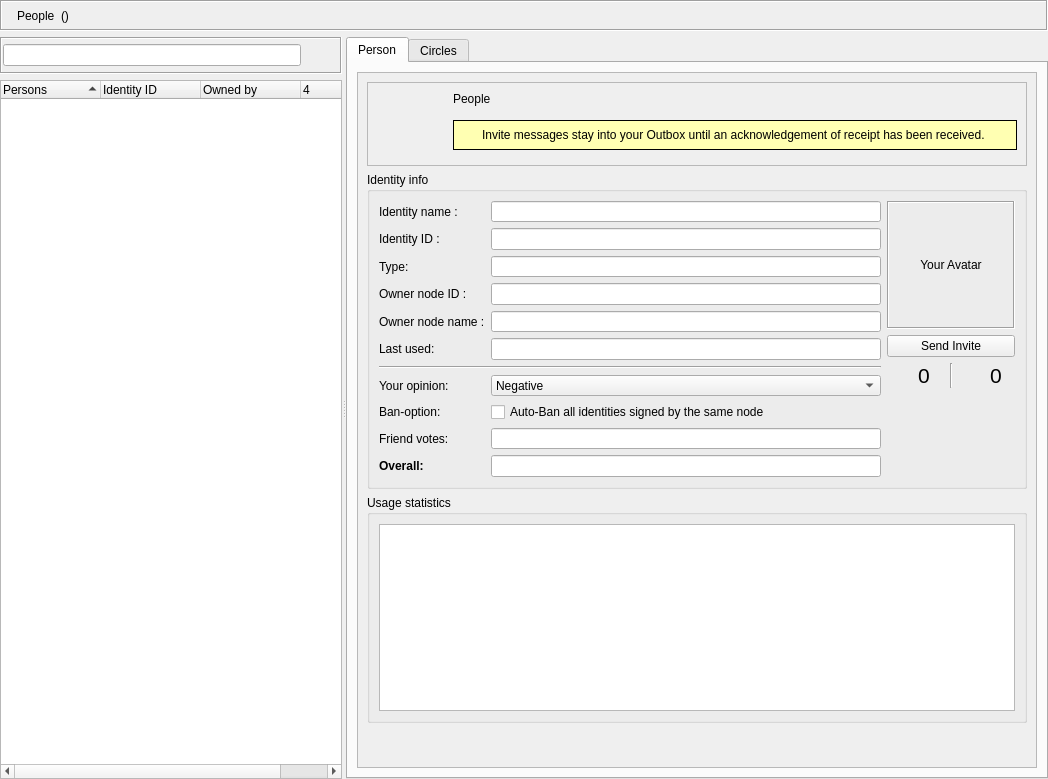
<?xml version="1.0" encoding="UTF-8"?>
<ui version="4.0">
 <class>IdDialog</class>
 <widget class="QWidget" name="IdDialog">
  <property name="geometry">
   <rect>
    <x>0</x>
    <y>0</y>
    <width>1048</width>
    <height>779</height>
   </rect>
  </property>
  <property name="sizePolicy">
   <sizepolicy hsizetype="Preferred" vsizetype="Preferred">
    <horstretch>0</horstretch>
    <verstretch>0</verstretch>
   </sizepolicy>
  </property>
  <property name="windowTitle">
   <string/>
  </property>
  <layout class="QGridLayout" name="IdDialogGLayout">
   <property name="leftMargin">
    <number>0</number>
   </property>
   <property name="topMargin">
    <number>0</number>
   </property>
   <property name="rightMargin">
    <number>0</number>
   </property>
   <property name="bottomMargin">
    <number>0</number>
   </property>
   <item row="0" column="0">
    <widget class="QFrame" name="titleBarFrame">
     <property name="sizePolicy">
      <sizepolicy hsizetype="Preferred" vsizetype="Maximum">
       <horstretch>0</horstretch>
       <verstretch>0</verstretch>
      </sizepolicy>
     </property>
     <property name="frameShape">
      <enum>QFrame::Box</enum>
     </property>
     <property name="frameShadow">
      <enum>QFrame::Sunken</enum>
     </property>
     <layout class="QHBoxLayout" name="titleBarFrameHLayout">
      <property name="leftMargin">
       <number>2</number>
      </property>
      <property name="topMargin">
       <number>2</number>
      </property>
      <property name="rightMargin">
       <number>2</number>
      </property>
      <property name="bottomMargin">
       <number>2</number>
      </property>
      <item>
       <widget class="QLabel" name="titleBarPixmap">
        <property name="minimumSize">
         <size>
          <width>0</width>
          <height>0</height>
         </size>
        </property>
        <property name="maximumSize">
         <size>
          <width>24</width>
          <height>24</height>
         </size>
        </property>
        <property name="text">
         <string/>
        </property>
        <property name="pixmap">
         <pixmap resource="../icons.qrc">:/icons/png/people.png</pixmap>
        </property>
        <property name="scaledContents">
         <bool>true</bool>
        </property>
       </widget>
      </item>
      <item>
       <widget class="StyledLabel" name="titleBarLabel">
        <property name="text">
         <string>People</string>
        </property>
       </widget>
      </item>
      <item>
       <widget class="QLabel" name="label_count">
        <property name="text">
         <string>()</string>
        </property>
       </widget>
      </item>
      <item>
       <spacer name="titleBarSpacer">
        <property name="orientation">
         <enum>Qt::Horizontal</enum>
        </property>
        <property name="sizeHint" stdset="0">
         <size>
          <width>40</width>
          <height>20</height>
         </size>
        </property>
       </spacer>
      </item>
      <item>
       <widget class="QToolButton" name="helpButton">
        <property name="focusPolicy">
         <enum>Qt::NoFocus</enum>
        </property>
        <property name="icon">
         <iconset resource="../icons.qrc">
          <normaloff>:/icons/help_64.png</normaloff>:/icons/help_64.png</iconset>
        </property>
        <property name="checkable">
         <bool>true</bool>
        </property>
        <property name="autoRaise">
         <bool>true</bool>
        </property>
       </widget>
      </item>
     </layout>
    </widget>
   </item>
   <item row="2" column="0">
    <widget class="QSplitter" name="mainSplitter">
     <property name="orientation">
      <enum>Qt::Horizontal</enum>
     </property>
     <widget class="QWidget" name="layoutWidget">
      <layout class="QVBoxLayout" name="leftVLayout">
       <item>
        <widget class="QFrame" name="toolBarFrame">
         <property name="frameShape">
          <enum>QFrame::Box</enum>
         </property>
         <property name="frameShadow">
          <enum>QFrame::Sunken</enum>
         </property>
         <layout class="QHBoxLayout" name="toolBarFrameHLayout">
          <property name="leftMargin">
           <number>1</number>
          </property>
          <property name="topMargin">
           <number>1</number>
          </property>
          <property name="rightMargin">
           <number>1</number>
          </property>
          <property name="bottomMargin">
           <number>1</number>
          </property>
          <item>
           <widget class="LineEditClear" name="filterLineEdit"/>
          </item>
          <item>
           <widget class="QToolButton" name="toolButton_New">
            <property name="sizePolicy">
             <sizepolicy hsizetype="Preferred" vsizetype="Preferred">
              <horstretch>0</horstretch>
              <verstretch>0</verstretch>
             </sizepolicy>
            </property>
            <property name="focusPolicy">
             <enum>Qt::NoFocus</enum>
            </property>
            <property name="toolTip">
             <string>Create new...</string>
            </property>
            <property name="icon">
             <iconset resource="../icons.qrc">
              <normaloff>:/icons/png/add.png</normaloff>:/icons/png/add.png</iconset>
            </property>
            <property name="iconSize">
             <size>
              <width>24</width>
              <height>24</height>
             </size>
            </property>
            <property name="popupMode">
             <enum>QToolButton::InstantPopup</enum>
            </property>
            <property name="autoRaise">
             <bool>true</bool>
            </property>
           </widget>
          </item>
         </layout>
        </widget>
       </item>
       <item>
        <widget class="RSTreeWidget" name="idTreeWidget">
         <property name="sizePolicy">
          <sizepolicy hsizetype="Preferred" vsizetype="Expanding">
           <horstretch>0</horstretch>
           <verstretch>0</verstretch>
          </sizepolicy>
         </property>
         <property name="contextMenuPolicy">
          <enum>Qt::CustomContextMenu</enum>
         </property>
         <property name="selectionMode">
          <enum>QAbstractItemView::ExtendedSelection</enum>
         </property>
         <property name="iconSize">
          <size>
           <width>22</width>
           <height>22</height>
          </size>
         </property>
         <property name="indentation">
          <number>24</number>
         </property>
         <property name="sortingEnabled">
          <bool>true</bool>
         </property>
         <attribute name="headerStretchLastSection">
          <bool>false</bool>
         </attribute>
         <column>
          <property name="text">
           <string>Persons</string>
          </property>
         </column>
         <column>
          <property name="text">
           <string>Identity ID</string>
          </property>
         </column>
         <column>
          <property name="text">
           <string>Owned by</string>
          </property>
         </column>
         <column>
          <property name="text">
           <string/>
          </property>
          <property name="toolTip">
           <string>Votes</string>
          </property>
          <property name="textAlignment">
           <set>AlignLeading|AlignVCenter</set>
          </property>
          <property name="icon">
           <iconset resource="../icons.qrc">
            <normaloff>:/icons/flag-green.png</normaloff>:/icons/flag-green.png</iconset>
          </property>
         </column>
        </widget>
       </item>
      </layout>
     </widget>
     <widget class="QTabWidget" name="rightTabWidget">
      <property name="currentIndex">
       <number>0</number>
      </property>
      <widget class="QWidget" name="personTab">
       <attribute name="icon">
        <iconset resource="../icons.qrc">
         <normaloff>:/icons/png/person.png</normaloff>:/icons/png/person.png</iconset>
       </attribute>
       <attribute name="title">
        <string>Person</string>
       </attribute>
       <layout class="QVBoxLayout" name="personTabVLayout">
        <item>
         <widget class="QScrollArea" name="scrollArea">
          <property name="widgetResizable">
           <bool>true</bool>
          </property>
          <widget class="QWidget" name="scrollAreaWidgetContents">
           <property name="geometry">
            <rect>
             <x>0</x>
             <y>0</y>
             <width>717</width>
             <height>692</height>
            </rect>
           </property>
           <layout class="QVBoxLayout" name="scrollAreaWidgetContentsVLayout">
            <item>
             <widget class="QFrame" name="headerFramePerson">
              <property name="frameShape">
               <enum>QFrame::StyledPanel</enum>
              </property>
              <property name="frameShadow">
               <enum>QFrame::Raised</enum>
              </property>
              <layout class="QGridLayout" name="headerFramePersonGLayout">
               <property name="horizontalSpacing">
                <number>12</number>
               </property>
               <item row="0" column="3">
                <layout class="QVBoxLayout" name="headerFramePersonVLayout">
                 <item>
                  <widget class="StyledElidedLabel" name="headerTextLabel_Person">
                   <property name="text">
                    <string>People</string>
                   </property>
                  </widget>
                 </item>
                 <item>
                  <spacer name="verticalSpacer">
                   <property name="orientation">
                    <enum>Qt::Vertical</enum>
                   </property>
                   <property name="sizeHint" stdset="0">
                    <size>
                     <width>518</width>
                     <height>17</height>
                    </size>
                   </property>
                  </spacer>
                 </item>
                 <item>
                  <widget class="QFrame" name="inviteFrame">
                   <property name="palette">
                    <palette>
                     <active>
                      <colorrole role="Base">
                       <brush brushstyle="SolidPattern">
                        <color alpha="255">
                         <red>255</red>
                         <green>255</green>
                         <blue>255</blue>
                        </color>
                       </brush>
                      </colorrole>
                      <colorrole role="Window">
                       <brush brushstyle="SolidPattern">
                        <color alpha="255">
                         <red>255</red>
                         <green>255</green>
                         <blue>178</blue>
                        </color>
                       </brush>
                      </colorrole>
                     </active>
                     <inactive>
                      <colorrole role="Base">
                       <brush brushstyle="SolidPattern">
                        <color alpha="255">
                         <red>255</red>
                         <green>255</green>
                         <blue>255</blue>
                        </color>
                       </brush>
                      </colorrole>
                      <colorrole role="Window">
                       <brush brushstyle="SolidPattern">
                        <color alpha="255">
                         <red>255</red>
                         <green>255</green>
                         <blue>178</blue>
                        </color>
                       </brush>
                      </colorrole>
                     </inactive>
                     <disabled>
                      <colorrole role="Base">
                       <brush brushstyle="SolidPattern">
                        <color alpha="255">
                         <red>255</red>
                         <green>255</green>
                         <blue>178</blue>
                        </color>
                       </brush>
                      </colorrole>
                      <colorrole role="Window">
                       <brush brushstyle="SolidPattern">
                        <color alpha="255">
                         <red>255</red>
                         <green>255</green>
                         <blue>178</blue>
                        </color>
                       </brush>
                      </colorrole>
                     </disabled>
                    </palette>
                   </property>
                   <property name="autoFillBackground">
                    <bool>true</bool>
                   </property>
                   <property name="styleSheet">
                    <string notr="true"/>
                   </property>
                   <property name="frameShape">
                    <enum>QFrame::Box</enum>
                   </property>
                   <layout class="QHBoxLayout" name="inviteFrameHLayout">
                    <property name="leftMargin">
                     <number>6</number>
                    </property>
                    <property name="topMargin">
                     <number>6</number>
                    </property>
                    <property name="rightMargin">
                     <number>6</number>
                    </property>
                    <property name="bottomMargin">
                     <number>6</number>
                    </property>
                    <item>
                     <widget class="QLabel" name="infoPixmap">
                      <property name="maximumSize">
                       <size>
                        <width>16</width>
                        <height>16</height>
                       </size>
                      </property>
                      <property name="text">
                       <string/>
                      </property>
                      <property name="pixmap">
                       <pixmap resource="../images.qrc">:/images/info16.png</pixmap>
                      </property>
                      <property name="alignment">
                       <set>Qt::AlignLeading|Qt::AlignLeft|Qt::AlignTop</set>
                      </property>
                     </widget>
                    </item>
                    <item>
                     <widget class="QLabel" name="infoLabel">
                      <property name="text">
                       <string notr="true">Invite messages stay into your Outbox until an acknowledgement of receipt has been received.</string>
                      </property>
                     </widget>
                    </item>
                    <item>
                     <widget class="QToolButton" name="closeInfoFrameButton">
                      <property name="maximumSize">
                       <size>
                        <width>16</width>
                        <height>16</height>
                       </size>
                      </property>
                      <property name="focusPolicy">
                       <enum>Qt::NoFocus</enum>
                      </property>
                      <property name="toolTip">
                       <string>Close</string>
                      </property>
                      <property name="styleSheet">
                       <string notr="true">QToolButton
{
 border-image: url(:/images/closenormal.png) 
}
                                
QToolButton:hover 
{
border-image: url(:/images/closehover.png) 
}
                                
QToolButton:pressed  {
border-image: url(:/images/closepressed.png) 
}</string>
                      </property>
                      <property name="autoRaise">
                       <bool>true</bool>
                      </property>
                     </widget>
                    </item>
                   </layout>
                  </widget>
                 </item>
                </layout>
               </item>
               <item row="0" column="0" rowspan="2">
                <widget class="QLabel" name="avLabel_Person">
                 <property name="minimumSize">
                  <size>
                   <width>64</width>
                   <height>64</height>
                  </size>
                 </property>
                 <property name="maximumSize">
                  <size>
                   <width>64</width>
                   <height>64</height>
                  </size>
                 </property>
                 <property name="styleSheet">
                  <string notr="true"/>
                 </property>
                 <property name="text">
                  <string/>
                 </property>
                 <property name="scaledContents">
                  <bool>true</bool>
                 </property>
                </widget>
               </item>
              </layout>
             </widget>
            </item>
            <item>
             <widget class="QGroupBox" name="detailsGroupBox">
              <property name="minimumSize">
               <size>
                <width>0</width>
                <height>299</height>
               </size>
              </property>
              <property name="title">
               <string>Identity info</string>
              </property>
              <layout class="QGridLayout" name="detailsGroupBoxGLayout">
               <item row="10" column="1">
                <widget class="QLineEdit" name="neighborNodesOpinion_TF">
                 <property name="toolTip">
                  <string>&lt;html&gt;&lt;head/&gt;&lt;body&gt;&lt;p&gt;Average opinion of neighbor nodes about this identity. Negative is bad,&lt;/p&gt;&lt;p&gt;positive is good. Zero is neutral.&lt;/p&gt;&lt;/body&gt;&lt;/html&gt;</string>
                 </property>
                 <property name="readOnly">
                  <bool>true</bool>
                 </property>
                </widget>
               </item>
               <item row="8" column="0">
                <widget class="QLabel" name="label_YourOpinion">
                 <property name="text">
                  <string>Your opinion:</string>
                 </property>
                </widget>
               </item>
               <item row="9" column="0">
                <widget class="QLabel" name="banoption_label">
                 <property name="text">
                  <string>Ban-option:</string>
                 </property>
                </widget>
               </item>
               <item row="7" column="0" colspan="2">
                <widget class="Line" name="line_IdInfo">
                 <property name="orientation">
                  <enum>Qt::Horizontal</enum>
                 </property>
                </widget>
               </item>
               <item row="11" column="1">
                <widget class="QLineEdit" name="overallOpinion_TF">
                 <property name="toolTip">
                  <string>&lt;html&gt;&lt;head/&gt;&lt;body&gt;&lt;p&gt;Overall reputation score, accounting for yours and your friends'.&lt;/p&gt;&lt;p&gt;Negative is bad, positive is good. Zero is neutral. If the score is too low,&lt;/p&gt;&lt;p&gt;the identity is flagged as bad, and will be filtered out in forums, chat lobbies,&lt;/p&gt;&lt;p&gt;channels, etc.&lt;/p&gt;&lt;/body&gt;&lt;/html&gt;</string>
                 </property>
                 <property name="readOnly">
                  <bool>true</bool>
                 </property>
                </widget>
               </item>
               <item row="8" column="1">
                <widget class="QComboBox" name="ownOpinion_CB">
                 <property name="sizePolicy">
                  <sizepolicy hsizetype="Minimum" vsizetype="Fixed">
                   <horstretch>0</horstretch>
                   <verstretch>0</verstretch>
                  </sizepolicy>
                 </property>
                 <property name="toolTip">
                  <string>&lt;!DOCTYPE HTML PUBLIC &quot;-//W3C//DTD HTML 4.0//EN&quot; &quot;http://www.w3.org/TR/REC-html40/strict.dtd&quot;&gt;
&lt;html&gt;&lt;head&gt;&lt;meta name=&quot;qrichtext&quot; content=&quot;1&quot; /&gt;&lt;style type=&quot;text/css&quot;&gt;
p, li { white-space: pre-wrap; }
&lt;/style&gt;&lt;/head&gt;&lt;body style=&quot; font-family:'Sans'; font-size:9pt; font-weight:400; font-style:normal;&quot;&gt;
&lt;p style=&quot; margin-top:12px; margin-bottom:12px; margin-left:0px; margin-right:0px; -qt-block-indent:0; text-indent:0px;&quot;&gt;Your own opinion about an identity rules the visibility of that identity for yourself and your friend nodes. Your own opinion is shared among friends and used to compute a reputation score: If your opinion about an identity is neutral, the reputation score is the average of your friend's opinions. If not, your own opinion gives the score.&lt;/p&gt;
&lt;p style=&quot; margin-top:12px; margin-bottom:12px; margin-left:0px; margin-right:0px; -qt-block-indent:0; text-indent:0px;&quot;&gt;The overall score is used in chat lobbies, forums and channels to decide on the actions to take for each specific identity. When the overall score is lower than -0.6, the identity is banned, which prevents all messages and forums/channels authored by this identity to be forwarded, both ways. Some forums also have special anti-spam flags that require a higher reputation level, making them more sensitive to bad opinions. Banned identities gradually lose their activity and eventually disappear (after 30 days).  &lt;/p&gt;
&lt;p style=&quot;-qt-paragraph-type:empty; margin-top:12px; margin-bottom:12px; margin-left:0px; margin-right:0px; -qt-block-indent:0; text-indent:0px;&quot;&gt;&lt;br /&gt;&lt;/p&gt;
&lt;p style=&quot;-qt-paragraph-type:empty; margin-top:0px; margin-bottom:0px; margin-left:0px; margin-right:0px; -qt-block-indent:0; text-indent:0px;&quot;&gt;&lt;br /&gt;&lt;/p&gt;&lt;/body&gt;&lt;/html&gt;</string>
                 </property>
                 <property name="currentIndex">
                  <number>0</number>
                 </property>
                 <property name="iconSize">
                  <size>
                   <width>20</width>
                   <height>20</height>
                  </size>
                 </property>
                 <item>
                  <property name="text">
                   <string>Negative</string>
                  </property>
                  <property name="icon">
                   <iconset resource="../icons.qrc">
                    <normaloff>:/icons/png/thumbs-down.png</normaloff>:/icons/png/thumbs-down.png</iconset>
                  </property>
                 </item>
                 <item>
                  <property name="text">
                   <string>Neutral</string>
                  </property>
                  <property name="icon">
                   <iconset resource="../icons.qrc">
                    <normaloff>:/icons/png/thumbs-neutral.png</normaloff>:/icons/png/thumbs-neutral.png</iconset>
                  </property>
                 </item>
                 <item>
                  <property name="text">
                   <string>Positive</string>
                  </property>
                  <property name="icon">
                   <iconset resource="../icons.qrc">
                    <normaloff>:/icons/png/thumbs-up.png</normaloff>:/icons/png/thumbs-up.png</iconset>
                  </property>
                 </item>
                </widget>
               </item>
               <item row="9" column="1">
                <widget class="QCheckBox" name="autoBanIdentities_CB">
                 <property name="text">
                  <string>Auto-Ban all identities signed by the same node</string>
                 </property>
                </widget>
               </item>
               <item row="10" column="0">
                <widget class="QLabel" name="neighborNodesOpinion_LB">
                 <property name="text">
                  <string>Friend votes:</string>
                 </property>
                </widget>
               </item>
               <item row="11" column="0">
                <widget class="QLabel" name="overallOpinion_LB">
                 <property name="font">
                  <font>
                   <weight>75</weight>
                   <bold>true</bold>
                  </font>
                 </property>
                 <property name="text">
                  <string>Overall:</string>
                 </property>
                </widget>
               </item>
               <item row="2" column="1">
                <widget class="QLineEdit" name="lineEdit_KeyId">
                 <property name="enabled">
                  <bool>true</bool>
                 </property>
                 <property name="readOnly">
                  <bool>true</bool>
                 </property>
                </widget>
               </item>
               <item row="3" column="0">
                <widget class="QLabel" name="label_Type">
                 <property name="text">
                  <string>Type:</string>
                 </property>
                </widget>
               </item>
               <item row="1" column="1">
                <widget class="QLineEdit" name="lineEdit_Nickname">
                 <property name="enabled">
                  <bool>true</bool>
                 </property>
                 <property name="readOnly">
                  <bool>true</bool>
                 </property>
                </widget>
               </item>
               <item row="3" column="1">
                <widget class="QLineEdit" name="lineEdit_Type"/>
               </item>
               <item row="1" column="0">
                <widget class="QLabel" name="label_Nickname">
                 <property name="text">
                  <string>Identity name :</string>
                 </property>
                </widget>
               </item>
               <item row="4" column="1">
                <widget class="QLineEdit" name="lineEdit_GpgId">
                 <property name="enabled">
                  <bool>true</bool>
                 </property>
                 <property name="readOnly">
                  <bool>true</bool>
                 </property>
                </widget>
               </item>
               <item row="6" column="0">
                <widget class="QLabel" name="label_LastUsed">
                 <property name="text">
                  <string>Last used:</string>
                 </property>
                </widget>
               </item>
               <item row="5" column="0">
                <widget class="QLabel" name="label_GpgName">
                 <property name="text">
                  <string>Owner node name :</string>
                 </property>
                </widget>
               </item>
               <item row="4" column="0">
                <widget class="QLabel" name="label_GpgId">
                 <property name="text">
                  <string>Owner node ID :</string>
                 </property>
                </widget>
               </item>
               <item row="5" column="1">
                <widget class="QLineEdit" name="lineEdit_GpgName">
                 <property name="enabled">
                  <bool>true</bool>
                 </property>
                 <property name="readOnly">
                  <bool>true</bool>
                 </property>
                </widget>
               </item>
               <item row="2" column="0">
                <widget class="QLabel" name="label_KeyId">
                 <property name="text">
                  <string>Identity ID :</string>
                 </property>
                </widget>
               </item>
               <item row="6" column="1">
                <widget class="QLineEdit" name="lineEdit_LastUsed"/>
               </item>
               <item row="1" column="2" rowspan="11">
                <layout class="QGridLayout" name="avatarGLayout">
                 <item row="0" column="0">
                  <widget class="QLabel" name="avatarLabel">
                   <property name="sizePolicy">
                    <sizepolicy hsizetype="Fixed" vsizetype="Fixed">
                     <horstretch>0</horstretch>
                     <verstretch>0</verstretch>
                    </sizepolicy>
                   </property>
                   <property name="minimumSize">
                    <size>
                     <width>128</width>
                     <height>128</height>
                    </size>
                   </property>
                   <property name="maximumSize">
                    <size>
                     <width>128</width>
                     <height>128</height>
                    </size>
                   </property>
                   <property name="frameShape">
                    <enum>QFrame::Box</enum>
                   </property>
                   <property name="frameShadow">
                    <enum>QFrame::Sunken</enum>
                   </property>
                   <property name="text">
                    <string extracomment="Click here to change your avatar">Your Avatar</string>
                   </property>
                   <property name="scaledContents">
                    <bool>true</bool>
                   </property>
                   <property name="alignment">
                    <set>Qt::AlignCenter</set>
                   </property>
                  </widget>
                 </item>
                 <item row="1" column="0">
                  <widget class="QPushButton" name="inviteButton">
                   <property name="text">
                    <string>Send Invite</string>
                   </property>
                  </widget>
                 </item>
                 <item row="2" column="0">
                  <layout class="QHBoxLayout" name="avatarOpinionHLayout">
                   <property name="spacing">
                    <number>6</number>
                   </property>
                   <item>
                    <widget class="QLabel" name="label_PosIcon">
                     <property name="maximumSize">
                      <size>
                       <width>34</width>
                       <height>34</height>
                      </size>
                     </property>
                     <property name="text">
                      <string/>
                     </property>
                     <property name="pixmap">
                      <pixmap resource="../icons.qrc">:/icons/png/thumbs-up.png</pixmap>
                     </property>
                     <property name="scaledContents">
                      <bool>true</bool>
                     </property>
                    </widget>
                   </item>
                   <item>
                    <widget class="QLabel" name="label_positive">
                     <property name="font">
                      <font>
                       <pointsize>16</pointsize>
                      </font>
                     </property>
                     <property name="toolTip">
                      <string>Positive votes</string>
                     </property>
                     <property name="text">
                      <string>0</string>
                     </property>
                    </widget>
                   </item>
                   <item>
                    <widget class="Line" name="line_Opinion">
                     <property name="orientation">
                      <enum>Qt::Vertical</enum>
                     </property>
                    </widget>
                   </item>
                   <item>
                    <widget class="QLabel" name="label_NegIcon">
                     <property name="maximumSize">
                      <size>
                       <width>34</width>
                       <height>34</height>
                      </size>
                     </property>
                     <property name="text">
                      <string/>
                     </property>
                     <property name="pixmap">
                      <pixmap resource="../icons.qrc">:/icons/png/thumbs-down.png</pixmap>
                     </property>
                     <property name="scaledContents">
                      <bool>true</bool>
                     </property>
                    </widget>
                   </item>
                   <item>
                    <widget class="QLabel" name="label_negative">
                     <property name="font">
                      <font>
                       <pointsize>16</pointsize>
                      </font>
                     </property>
                     <property name="toolTip">
                      <string>Negative votes</string>
                     </property>
                     <property name="text">
                      <string>0</string>
                     </property>
                    </widget>
                   </item>
                  </layout>
                 </item>
                 <item row="3" column="0">
                  <spacer name="avatarVSpacer">
                   <property name="orientation">
                    <enum>Qt::Vertical</enum>
                   </property>
                   <property name="sizeHint" stdset="0">
                    <size>
                     <width>118</width>
                     <height>17</height>
                    </size>
                   </property>
                  </spacer>
                 </item>
                </layout>
               </item>
              </layout>
             </widget>
            </item>
            <item>
             <widget class="QGroupBox" name="usageStatisticsGBox">
              <property name="title">
               <string>Usage statistics</string>
              </property>
              <layout class="QHBoxLayout" name="usageStatisticsGBoxHLayout">
               <item>
                <widget class="RSTextBrowser" name="usageStatistics_TB"/>
               </item>
              </layout>
             </widget>
            </item>
            <item>
             <spacer name="scrollAreaWidgetContentsVSpacer">
              <property name="orientation">
               <enum>Qt::Vertical</enum>
              </property>
              <property name="sizeHint" stdset="0">
               <size>
                <width>20</width>
                <height>40</height>
               </size>
              </property>
             </spacer>
            </item>
           </layout>
           <zorder>detailsGroupBox</zorder>
           <zorder>usageStatisticsGBox</zorder>
           <zorder>headerFramePerson</zorder>
          </widget>
         </widget>
        </item>
       </layout>
      </widget>
      <widget class="QWidget" name="circleTab">
       <attribute name="icon">
        <iconset resource="../icons.qrc">
         <normaloff>:/icons/png/circles.png</normaloff>:/icons/png/circles.png</iconset>
       </attribute>
       <attribute name="title">
        <string>Circles</string>
       </attribute>
       <layout class="QVBoxLayout" name="circleTabVLayout">
        <item>
         <widget class="QFrame" name="headerFrameCircle">
          <property name="frameShape">
           <enum>QFrame::StyledPanel</enum>
          </property>
          <property name="frameShadow">
           <enum>QFrame::Raised</enum>
          </property>
          <layout class="QGridLayout" name="headerFrameCircleGLayout">
           <property name="horizontalSpacing">
            <number>12</number>
           </property>
           <item row="0" column="0" rowspan="2">
            <widget class="QLabel" name="avlabel_Circles">
             <property name="minimumSize">
              <size>
               <width>64</width>
               <height>64</height>
              </size>
             </property>
             <property name="maximumSize">
              <size>
               <width>64</width>
               <height>64</height>
              </size>
             </property>
             <property name="styleSheet">
              <string notr="true"/>
             </property>
             <property name="text">
              <string/>
             </property>
             <property name="scaledContents">
              <bool>true</bool>
             </property>
            </widget>
           </item>
           <item row="0" column="1" rowspan="2" colspan="2">
            <widget class="StyledElidedLabel" name="headerTextLabel_Circles">
             <property name="text">
              <string>Circles</string>
             </property>
            </widget>
           </item>
          </layout>
         </widget>
        </item>
        <item>
         <widget class="QTreeWidget" name="treeWidget_membership">
          <property name="contextMenuPolicy">
           <enum>Qt::CustomContextMenu</enum>
          </property>
          <property name="sortingEnabled">
           <bool>true</bool>
          </property>
          <column>
           <property name="text">
            <string>Circle name</string>
           </property>
          </column>
          <column>
           <property name="text">
            <string>Membership</string>
           </property>
          </column>
          <item>
           <property name="text">
            <string>Public Circles</string>
           </property>
          </item>
          <item>
           <property name="text">
            <string>Personal Circles</string>
           </property>
          </item>
         </widget>
        </item>
       </layout>
      </widget>
     </widget>
    </widget>
   </item>
  </layout>
  <action name="editIdentity">
   <property name="icon">
    <iconset resource="../images.qrc">
     <normaloff>:/images/edit_16.png</normaloff>:/images/edit_16.png</iconset>
   </property>
   <property name="text">
    <string>Edit identity</string>
   </property>
   <property name="toolTip">
    <string>Edit identity</string>
   </property>
  </action>
  <action name="removeIdentity">
   <property name="icon">
    <iconset resource="../images.qrc">
     <normaloff>:/images/delete.png</normaloff>:/images/delete.png</iconset>
   </property>
   <property name="text">
    <string>Delete identity</string>
   </property>
  </action>
  <action name="chatIdentity">
   <property name="icon">
    <iconset resource="../images.qrc">
     <normaloff>:/images/toaster/chat.png</normaloff>:/images/toaster/chat.png</iconset>
   </property>
   <property name="text">
    <string>Chat with this peer</string>
   </property>
   <property name="toolTip">
    <string>Launches a distant chat with this peer</string>
   </property>
  </action>
 </widget>
 <customwidgets>
  <customwidget>
   <class>LineEditClear</class>
   <extends>QLineEdit</extends>
   <header>gui/common/LineEditClear.h</header>
  </customwidget>
  <customwidget>
   <class>RSTreeWidget</class>
   <extends>QTreeWidget</extends>
   <header>gui/common/RSTreeWidget.h</header>
  </customwidget>
  <customwidget>
   <class>StyledElidedLabel</class>
   <extends>QLabel</extends>
   <header>gui/common/StyledElidedLabel.h</header>
  </customwidget>
  <customwidget>
   <class>StyledLabel</class>
   <extends>QLabel</extends>
   <header>gui/common/StyledLabel.h</header>
  </customwidget>
  <customwidget>
   <class>RSTextBrowser</class>
   <extends>QTextBrowser</extends>
   <header>gui/common/RSTextBrowser.h</header>
  </customwidget>
 </customwidgets>
 <tabstops>
  <tabstop>idTreeWidget</tabstop>
 </tabstops>
 <resources>
  <include location="../icons.qrc"/>
  <include location="../images.qrc"/>
 </resources>
 <connections/>
</ui>
